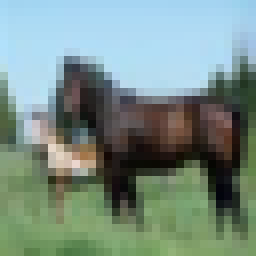
#> input picture pond_CIFAR-10/img/13.png, 32 x 32 px, found by its file name (shown 8 times larger); its folder holds only this picture in this run
$ jupyter execute --allow-errors Image_Processing_Pipeline.ipynb   (shell and % lines are left out)
#> lines starting #> are read from the running program, lines starting #| are printed output that depends on the picture
Todas as imagens utilizadas estão disponibilizadas em [Pixbay](https://pixabay.com/)

[cell 1]
from google.colab import drive
drive.mount('/content/drive')

[cell 2]
import os
from PIL import Image, ImageFilter
import numpy as np
import pandas as pd
from skimage import color, filters, transform
import matplotlib.pyplot as plt

[cell 3]
image_folder = '/content/drive/MyDrive/Módulos/Módulo 10/pond_pre_processamento/img/'
image_files = os.listdir(image_folder)[:10]  # Load only the first 10 images
images = [Image.open(os.path.join(image_folder, file)) for file in image_files]

[cell 4]
def resize_image(image, target_size=(128, 128)):
    return image.resize(target_size)

def convert_to_grayscale(image):
    return image.convert('L')

def apply_gaussian_blur(image):
    return image.filter(ImageFilter.GaussianBlur(radius=2))

[cell 5]
# Expected results (you would replace these with actual expected values or examples)
expected_sizes = [(128, 128)] * 10
expected_modes = ['L'] * 10

# Processed images
processed_images = [resize_image(img) for img in images]
#> in resize_image, `return image.resize(target_size)`:
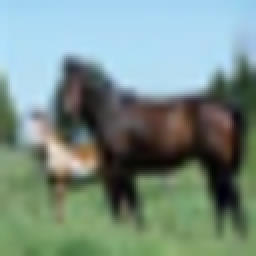
#> returned value: PIL image 128x128 RGB (shown 2 times larger); mean R, G, B 120.6, 142.3, 134
#> processed_images = 1 item
grayscale_images = [convert_to_grayscale(img) for img in processed_images]
#> in convert_to_grayscale, `return image.convert('L')`:
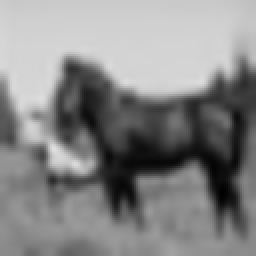
#> returned value: PIL image 128x128 L (shown 2 times larger); min 1, max 223, mean 134.9
#> grayscale_images = 1 item
blurred_images = [apply_gaussian_blur(img) for img in grayscale_images]
#> blurred_images = 1 item

# Test functions
def test_image_sizes(images, expected_sizes):
    actual_sizes = [img.size for img in images]
    assert actual_sizes == expected_sizes, f"Sizes do not match: {actual_sizes} != {expected_sizes}"

def test_image_modes(images, expected_modes):
    actual_modes = [img.mode for img in images]
    assert actual_modes == expected_modes, f"Modes do not match: {actual_modes} != {expected_modes}"

# Run tests
#> (the rest of this cell did not finish here and is left out)

#> in test_image_sizes, `actual_sizes = [img.size for img in images]`: actual_sizes = [(128, 128)]
test_image_modes(grayscale_images, expected_modes)

[cell 6]
# Convert images to numpy arrays
image_arrays = [np.array(img) for img in blurred_images]
#> image_arrays = 1 item

# Create DataFrame
df = pd.DataFrame({
    'Image Name': image_files,
    'Processed Image': image_arrays
})
#> df = table of 1 rows and 2 columns
df.head()
#> Out = table of 1 rows and 2 columns

$ run again, on pond_CIFAR-10/img/14.png
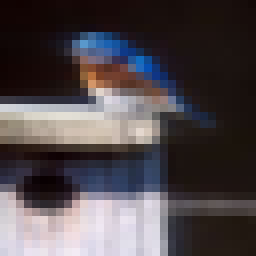
#> input picture pond_CIFAR-10/img/14.png, 32 x 32 px, found by its file name (shown 8 times larger)
#> in resize_image, `return image.resize(target_size)`:
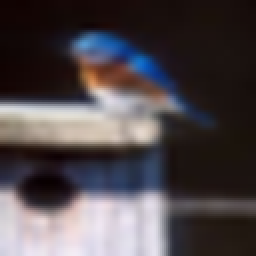
#> returned value: PIL image 128x128 RGB (shown 2 times larger); mean R, G, B 79.8, 72.5, 75.8
#> processed_images = 1 item
#> in convert_to_grayscale, `return image.convert('L')`:
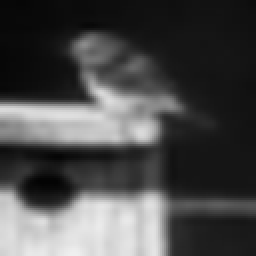
#> returned value: PIL image 128x128 L (shown 2 times larger); min 3, max 239, mean 75
#> actual_sizes = [(128, 128)]
#> image_arrays = 1 item
#> df = table of 1 rows and 2 columns

$ run again, on pond_CIFAR-10/img/15.png
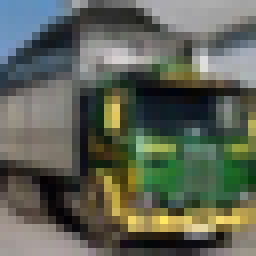
#> input picture pond_CIFAR-10/img/15.png, 32 x 32 px, found by its file name (shown 8 times larger)
#> in resize_image, `return image.resize(target_size)`:
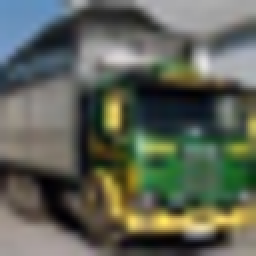
#> returned value: PIL image 128x128 RGB (shown 2 times larger); mean R, G, B 93.8, 98.9, 86.2
#> processed_images = 1 item
#> in convert_to_grayscale, `return image.convert('L')`:
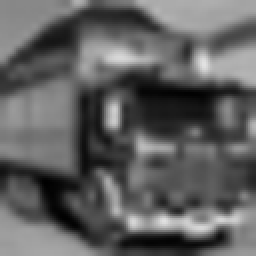
#> returned value: PIL image 128x128 L (shown 2 times larger); min 0, max 226, mean 96
#> actual_sizes = [(128, 128)]
#> image_arrays = 1 item
#> df = table of 1 rows and 2 columns
